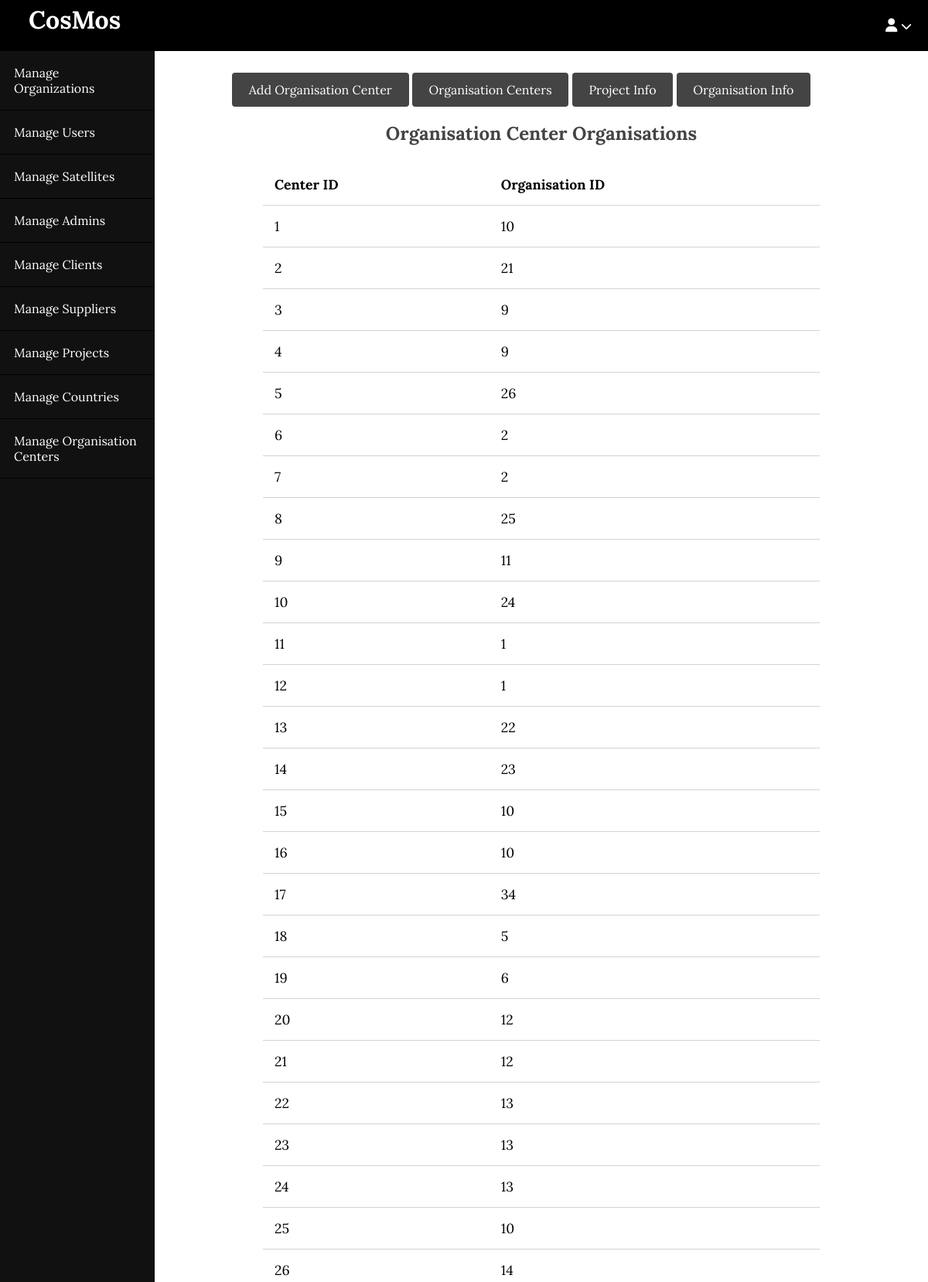
/blog/admin/centers/org.php (upper part), run on the app's committed database.
### tables this page shows
CREATE TABLE `organisationcenter_normalised___center_org` (
  `Center_ID` int(2) DEFAULT NULL,
  `Organisation_ID` int(2) DEFAULT NULL
);

### blog/app/database/db.php (called while the page is built, shortened)
<?php
require('connect.php');
function selectAll($table, $conditions = [])
{
    global $conn;
    $sql = "SELECT * FROM $table";
    if (empty($conditions)) {
        $stmt = $conn->prepare($sql);
        $stmt->execute();
        $records = $stmt->get_result()->fetch_all(MYSQLI_ASSOC);
        return $records;
    }
}

### blog/app/controllers/centers.php (called while the page is built, shortened)
<?php
include(ROOT_PATH . "/app/database/db.php");
$centers_org_info = selectAll('organisationcenter_normalised___center_org');

### blog/admin/centers/org.php (the view, shortened to what this page needs)
<?php include(ROOT_PATH . "/app/controllers/centers.php");
?>
<!DOCTYPE html>
<html lang="en">
<head>
    <link rel="stylesheet" href="../../assets/css/style.css">
    <link rel="stylesheet" href="../../assets/css/admin.css">
</head>
<body>
    <?php include(ROOT_PATH . "/app/includes/adminHeader.php"); ?>
    <div class="admin-wrapper">
        <?php include(ROOT_PATH . "/app/includes/adminSidebar.php"); ?>
        <div class="admin-content">
            <div class="button-group">
                <a href="create.php" class="btn btn-big">Add Organisation Center</a>
                <a href="index.php" class="btn btn-big">Organisation Centers</a>
                <a href="project.php" class="btn btn-big">Project Info</a>
                <a href="org.php" class="btn btn-big">Organisation Info</a>
            </div>
            <div class="content">
                <h2 class="page-title">Organisation Center Organisations</h2>
                <table>
                    <thead>
                        <th>Center ID</th>
                        <th>Organisation ID</th>
                    </thead>
                    <tbody>
                        <?php foreach($centers_org_info as $key => $center): ?>
                            <tr>
                                <td><?php echo $center['Center_ID'] ?></td>
                                <td><?php echo $center['Organisation_ID'] ?></td>
                            </tr>
                        <?php endforeach; ?>
                    </tbody>
                </table>
            </div>
        </div>
    </div>
</body>
</html>

### blog/assets/css/style.css (style rules this page uses)
* { box-sizing: border-box; }
html, body { height: 100%; padding: 0px; margin: 0px; background: white; font-family:'Lora', serif; }
h1, h2, h3, h4, h5, h6 { color: #444; margin: 5px; }
a { text-decoration: none; color: inherit; }
.btn { padding: .5rem 1rem; background: #444444; color: white; border: 1px solid transparent; border-radius: 0.25rem; }
.btn-big { padding: .7rem 1.3rem; line-height: 1.3rem; }
.content { width: 90%; margin: 30px auto 30px; }

### blog/assets/css/admin.css (style rules this page uses)
.admin-wrapper { display: flex; height: calc(100% - 66px); }
.admin-wrapper .admin-content { flex: 8; height: 100%; padding: 40px 100px 100px; overflow-y: scroll; }
.admin-content .page-title { text-align: center; margin-bottom: 1.5rem; }
table { width: 100%; border-collapse: collapse; font-size: 1.1rem; }
th,td { padding: 15px; text-align: left; border-bottom: 1px solid #d3d3d3; }

### data on the page
organisationcenter_normalised___center_org: Center_ID "1", Organisation_ID "10"
organisationcenter_normalised___center_org: Center_ID "2", Organisation_ID "21"
organisationcenter_normalised___center_org: Center_ID "3", Organisation_ID "9"
organisationcenter_normalised___center_org: Center_ID "4", Organisation_ID "9"
organisationcenter_normalised___center_org: Center_ID "5", Organisation_ID "26"
organisationcenter_normalised___center_org: Center_ID "6", Organisation_ID "2"
organisationcenter_normalised___center_org: Center_ID "7", Organisation_ID "2"
organisationcenter_normalised___center_org: Center_ID "8", Organisation_ID "25"
organisationcenter_normalised___center_org: Center_ID "9", Organisation_ID "11"
organisationcenter_normalised___center_org: Center_ID "10", Organisation_ID "24"
organisationcenter_normalised___center_org: Center_ID "11", Organisation_ID "1"
organisationcenter_normalised___center_org: Center_ID "12", Organisation_ID "1"
organisationcenter_normalised___center_org: Center_ID "13", Organisation_ID "22"
organisationcenter_normalised___center_org: Center_ID "14", Organisation_ID "23"
organisationcenter_normalised___center_org: Center_ID "15", Organisation_ID "10"
organisationcenter_normalised___center_org: Center_ID "16", Organisation_ID "10"
organisationcenter_normalised___center_org: Center_ID "17", Organisation_ID "34"
organisationcenter_normalised___center_org: Center_ID "18", Organisation_ID "5"
organisationcenter_normalised___center_org: Center_ID "19", Organisation_ID "6"
organisationcenter_normalised___center_org: Center_ID "20", Organisation_ID "12"
organisationcenter_normalised___center_org: Center_ID "21", Organisation_ID "12"
organisationcenter_normalised___center_org: Center_ID "22", Organisation_ID "13"
organisationcenter_normalised___center_org: Center_ID "23", Organisation_ID "13"
organisationcenter_normalised___center_org: Center_ID "24", Organisation_ID "13"
organisationcenter_normalised___center_org: Center_ID "25", Organisation_ID "10"
organisationcenter_normalised___center_org: Center_ID "26", Organisation_ID "14"
